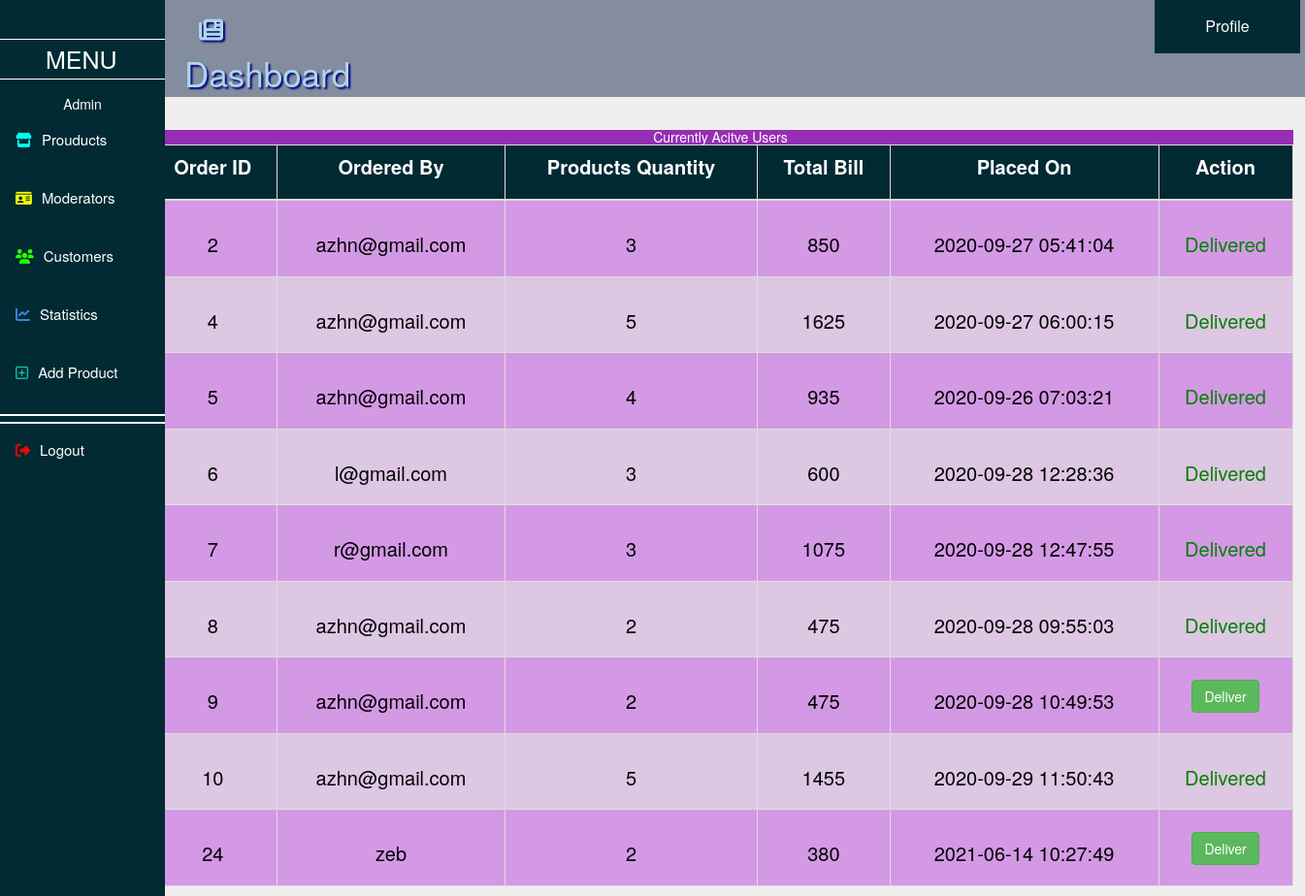
The page /viewOrders.php (signed in) on the database its author committed.
### tables this page shows
CREATE TABLE `orders` (
  `order_id` int(10) NOT NULL,
  `ordered_by_user_email` varchar(50) NOT NULL,
  `order_total_amouont` double NOT NULL,
  `order_total_quantity` int(10) NOT NULL,
  `order_date` datetime NOT NULL,
  `cart_id` int(10) NOT NULL,
  `product_ids_list` varchar(300) NOT NULL,
  `cart_addede_datetime` timestamp NOT NULL DEFAULT current_timestamp() ON UPDATE current_timestamp(),
  `order_status` varchar(20) DEFAULT 'placed'
);

### viewOrders.php (the view, shortened to what this page needs)
<!DOCTYPE html>
<html>
  <head>
		<link rel="stylesheet" href="Node_modules/css/bootstrap.min.css">
		<link rel="stylesheet" href="fontawesome-web/css/all.css">
  </head>
  <body style='background-color: #F0EEEE;'>
    <div class="sidenav">
      <h1 href='adminDashboard.php' id="p1" style='text-decoration: none;'> MENU </h1>
      <p style="text-align: center; margin-top: 15px; color: white;">Admin</p>
      <a href="viewProducts.php" type="submit" id="list"> <i style='color: #00FFEA;' class="fas fa-store"></i>Prouducts</a>
      <a href="viewModerators.php" type="submit" id="list"> <i style='color: #F8FF00;' class="fas fa-id-card"></i>Moderators</a>
      <a href="viewUsers.php" id="list"> <i style='color: #28FF00;' class="fas fa-users"></i>Customers</a>
      <a id='list' type="submit" onclick='openDiv()'><i style="color: #3D86EC;" class="fas fa-chart-line"></i>Statistics </a>
      <a href="addProduct.php" id='list'><i style='color: #0FC0A6;' class="far fa-plus-square"></i>Add Product</a>
      <p style='border-top: 2px solid white; border-bottom: 2px solid white; height: 10px;'></p>
      <a href='logout.php' type="submit" id="list"> <i style='color: #FF0101;' class="fas fa-sign-out-alt"></i>Logout</a>
    </div>
    <div class="main">
      <div class="container-fluid" id='header'>
        <div class='left'>
          <a href="adminDashboard.php" id='aText'><i class="fas fa-newspaper" id='iLogo'></i>Dashboard</a>
        </div>
        <div class='right'>
          <div class="dropdown">
            <button class="dropbtn">Profile</button>
          </div>
        </div>
      </div>
      <div class="container" style='margin-top: 10px; padding: 10px;'>
        <div class="row">
          <div class="col-md-12" style='margin-left: -10px; padding: 0px;'>
            <h5 style='background-color: #962EB4; color: white; text-align: center; margin-bottom: 0px;'> Currently Acitve Users</h5>
            <table class="table-responsive">
              <table class="table table-bordered table-striped" style='margin-top: 0px; margin-bottom: 0px;'>
                <thead>
                  <tr style='background-color: #022A33; color: white;'>
                    <th><p style="font-size: 20px; text-weight: bold; text-align: center;">Order ID</p></th>
                    <th><p style="font-size: 20px; text-weight: bold; text-align: center;">Ordered By</p></th>
                    <th><p style="font-size: 20px; text-weight: bold; text-align: center;">Products Quantity</p></th>
                    <th><p style="font-size: 20px; text-weight: bold; text-align: center;">Total Bill</p></th>
                    <th><p style="font-size: 20px; text-weight: bold; text-align: center;">Placed On</p></th>
                    <th><p style="font-size: 20px; text-weight: bold; text-align: center;">Action</p></th>
                  </tr>
                </thead>
                <tbody>
                  <?php
                    $dbconnect = mysqli_connect('localhost', 'root', '', 'Online_Pharmacy');
                    $sql = "SELECT * FROM orders";
                    $result = mysqli_query($dbconnect, $sql);
                    $i = 1;
                    $bc_color = '';
                    while($row = mysqli_fetch_array($result)){
                      if($i%2 == 0){$bc_color = '#DDC7E3';}
                      else{$bc_color = '#D499E5';}
                      $id = $row['order_id'];
                      $email = $row['ordered_by_user_email'];
                      $qty = $row['order_total_quantity'];
                      $amnt = $row['order_total_amouont'];
                      $placed = $row['order_date'];
                      $status = $row['order_status'];
                  ?>
                      <tr style='background-color: <?php echo $bc_color; ?>'>
                        <form action="viewOrders.php" method='GET'>
                          <td><p style="margin-top: 23px; color: black; font-size: 20px; text-weight: bold; text-align: center;"> <?php echo $id; ?> </p></td>
                          <td><p style="margin-top: 23px; color: black; font-size: 20px; text-weight: bold; text-align: center;"><?php echo $email;?></p></td>
                          <td><p style="margin-top: 23px; color: black; font-size: 20px; text-weight: bold; text-align: center;"><?php echo $qty;?></p></td>
                          <td><p style="margin-top: 23px; color: black; font-size: 20px; text-weight: bold; text-align: center;"><?php echo $amnt;?></p></td>
                          <td><p style="margin-top: 23px; color: black; font-size: 20px; text-weight: bold; text-align: center;"><?php echo $placed;?></p></td>
                          <?php
                            if($status == 'placed'){
                              echo "<td style='text-align: center;'>
                                      <input formaction='viewOrders.php' type='submit' name='ord_id' style='margin-top: 1.5rem;' class='btn btn-success btn-pill' value='Deliver'>
                                    </td>";
                            }
                            else{
                              echo "<td>
                                        <p style='margin-top: 23px; color: green; font-size: 20px; text-weight: bold; text-align: center; margin-bottom: 0px;'>Delivered</p>
                                    </td>";
                            }
                          ?>
                        </form>
                      </tr>
                      <?php
                        $i++;
                      }
                      ?>
                </tbody>
              </table>
            </table>
          </div>
        </div>
      </div>
	  </div>
  </body>
</html>

### viewOrders.php (style rules this page uses)
.sidenav { height: 100%; width: 170px; position: fixed; z-index: 1; top: 0; left: 0; background-color: #022A33; overflow-x: hidden; padding-top: 20px; }
#list { width: 170px; height: 60px; border: none; padding: 6px 8px 6px 16px; font-size: 15px; background-color: #022A33; color: white; display: block; transition: font-size .5s; }
#p1 { padding: 6px 8px 6px 47px; font-size: 25px; color: white; display: block; border-top: 1px solid white; border-bottom: 1px solid white; }
.main { margin-left: 160px; padding: 0px; }
i { margin-right: 10px; }
#iLogo { color: lightblue; text-shadow: 2px 2px 2px navy; margin-left: 10px; font-size: 2.5rem; }
#header { display: inline-block; width: 100%; padding: 0px 5px 0px 25px; background-color: #848C9F; }
.left { float: left; display: inline-block; width: 20rem; padding: 0px 5px 0px 5px; }
.right { float: right; }
#aText { font-size: 35px; margin-top: 0px; padding: 0px 5px 0px 5px; text-decoration: none; color: lightblue; text-shadow: 2px 2px 2px navy; }
.dropbtn { background-color: #022A33; color: white; padding: 16px; font-size: 16px; border: none; width: 15rem; }
.dropdown { position: relative; display: inline-block; }

### rows shown on the page
orders: order_id "2", ordered_by_user_email "azhn@gmail.com", order_total_quantity "3", order_total_amouont "850", order_date "2020-09-27 05:41:04", order_status "Delivered"
orders: order_id "4", ordered_by_user_email "azhn@gmail.com", order_total_quantity "5", order_total_amouont "1625", order_date "2020-09-27 06:00:15", order_status "Delivered"
orders: order_id "5", ordered_by_user_email "azhn@gmail.com", order_total_quantity "4", order_total_amouont "935", order_date "2020-09-26 07:03:21", order_status "Delivered"
orders: order_id "6", ordered_by_user_email "l@gmail.com", order_total_quantity "3", order_total_amouont "600", order_date "2020-09-28 12:28:36", order_status "Delivered"
orders: order_id "7", ordered_by_user_email "r@gmail.com", order_total_quantity "3", order_total_amouont "1075", order_date "2020-09-28 12:47:55", order_status "Delivered"
orders: order_id "8", ordered_by_user_email "azhn@gmail.com", order_total_quantity "2", order_total_amouont "475", order_date "2020-09-28 09:55:03", order_status "Delivered"
orders: order_id "9", ordered_by_user_email "azhn@gmail.com", order_total_quantity "2", order_total_amouont "475", order_date "2020-09-28 10:49:53"
orders: order_id "10", ordered_by_user_email "azhn@gmail.com", order_total_quantity "5", order_total_amouont "1455", order_date "2020-09-29 11:50:43", order_status "Delivered"
orders: order_id "24", ordered_by_user_email "zeb", order_total_quantity "2", order_total_amouont "380", order_date "2021-06-14 10:27:49"
